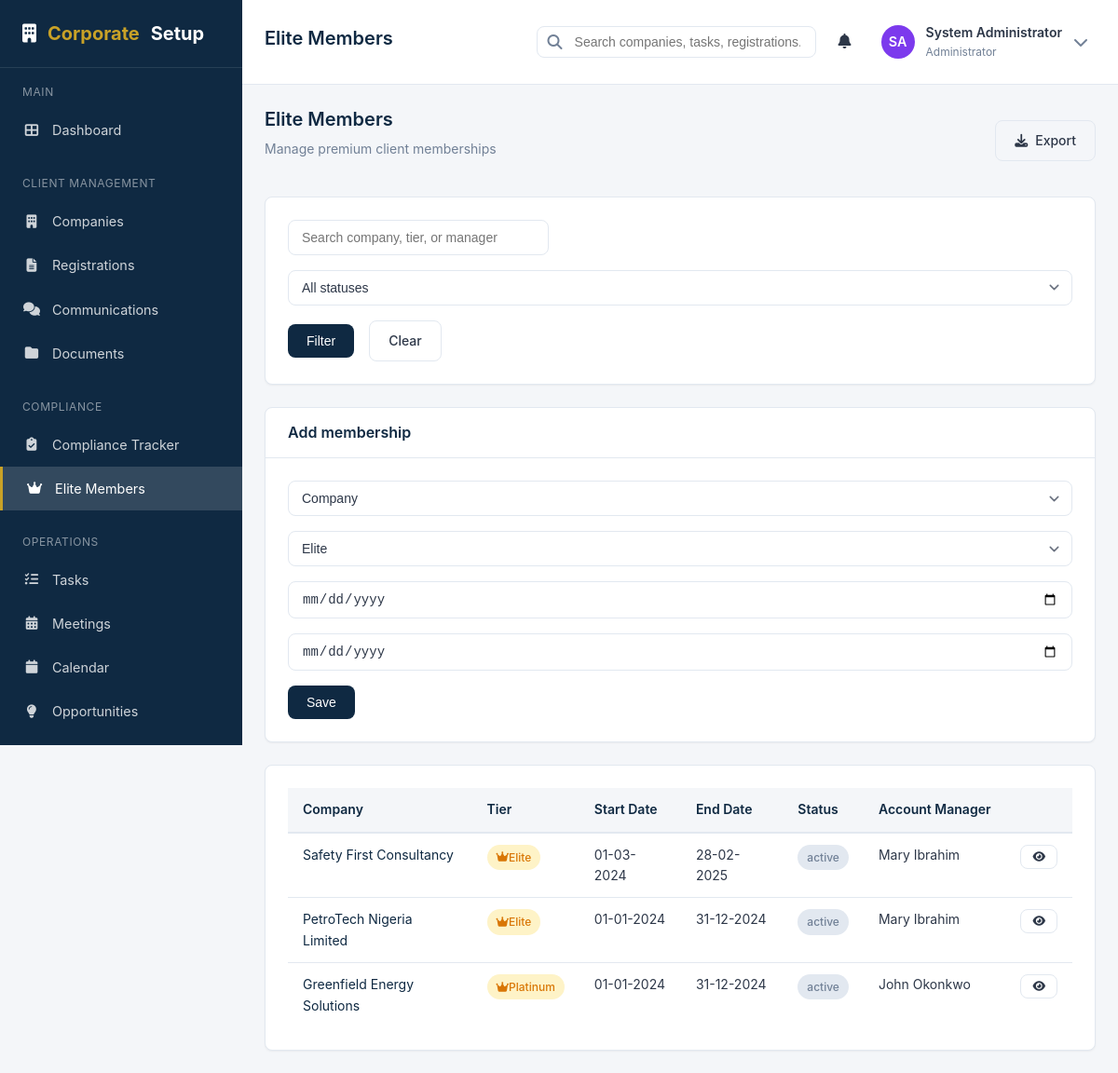
Screenshot of /elite.php (signed in) with the database file from the repository.
### tables this page shows
CREATE TABLE IF NOT EXISTS `users` (
    `id` INT AUTO_INCREMENT PRIMARY KEY,
    `employee_id` VARCHAR(20) UNIQUE,
    `name` VARCHAR(100) NOT NULL,
    `email` VARCHAR(100) NOT NULL UNIQUE,
    `password` VARCHAR(255) NOT NULL,
    `phone` VARCHAR(20),
    `avatar` VARCHAR(255),
    `role_id` INT NOT NULL,
    `department_id` INT,
    `position` VARCHAR(100),
    `status` ENUM('active', 'inactive', 'suspended') DEFAULT 'active',
    `login_attempts` INT DEFAULT 0,
    `locked_until` DATETIME NULL,
    `last_login` DATETIME,
    `email_verified` TINYINT(1) DEFAULT 0,
    `must_change_password` TINYINT(1) DEFAULT 0,
    `created_at` TIMESTAMP DEFAULT CURRENT_TIMESTAMP,
    `updated_at` TIMESTAMP DEFAULT CURRENT_TIMESTAMP ON UPDATE CURRENT_TIMESTAMP,
    FOREIGN KEY (`role_id`) REFERENCES `roles`(`id`) ON DELETE NO ACTION,
    FOREIGN KEY (`department_id`) REFERENCES `departments`(`id`) ON DELETE SET NULL
);

CREATE TABLE IF NOT EXISTS `roles` (
    `id` INT AUTO_INCREMENT PRIMARY KEY,
    `name` VARCHAR(50) NOT NULL UNIQUE,
    `display_name` VARCHAR(100) NOT NULL,
    `description` TEXT,
    `permissions` JSON,
    `is_system` TINYINT(1) DEFAULT 0,
    `created_at` TIMESTAMP DEFAULT CURRENT_TIMESTAMP,
    `updated_at` TIMESTAMP DEFAULT CURRENT_TIMESTAMP ON UPDATE CURRENT_TIMESTAMP
);

CREATE TABLE IF NOT EXISTS `elite_members` (
    `id` INT AUTO_INCREMENT PRIMARY KEY,
    `company_id` INT NOT NULL,
    `membership_tier` ENUM('basic', 'premium', 'elite', 'platinum') DEFAULT 'elite',
    `membership_start_date` DATE NOT NULL,
    `membership_end_date` DATE,
    `status` ENUM('active', 'expired', 'suspended', 'cancelled') DEFAULT 'active',
    `benefits` JSON,
    `assigned_account_manager` INT,
    `notes` TEXT,
    `last_login` DATETIME,
    `login_count` INT DEFAULT 0,
    `created_at` TIMESTAMP DEFAULT CURRENT_TIMESTAMP,
    `updated_at` TIMESTAMP DEFAULT CURRENT_TIMESTAMP ON UPDATE CURRENT_TIMESTAMP,
    FOREIGN KEY (`company_id`) REFERENCES `companies`(`id`) ON DELETE CASCADE,
    FOREIGN KEY (`assigned_account_manager`) REFERENCES `users`(`id`) ON DELETE SET NULL,
    INDEX `idx_elite_status` (`status`),
    INDEX `idx_elite_company` (`company_id`),
    UNIQUE KEY `uq_elite_company_start` (`company_id`, `membership_start_date`)
);

CREATE TABLE IF NOT EXISTS `companies` (
    `id` INT AUTO_INCREMENT PRIMARY KEY,
    `company_name` VARCHAR(200) NOT NULL,
    `rc_number` VARCHAR(50),
    `industry_id` INT,
    `address` TEXT,
    `city` VARCHAR(100),
    `state` VARCHAR(100),
    `country_id` INT,
    `website` VARCHAR(255),
    `phone` VARCHAR(50),
    `email` VARCHAR(100),
    `contact_person` VARCHAR(100),
    `contact_position` VARCHAR(100),
    `contact_phone` VARCHAR(20),
    `contact_email` VARCHAR(100),
    `status` ENUM('prospect', 'active', 'inactive', 'churned') DEFAULT 'prospect',
    `subscription_status` ENUM('free', 'basic', 'premium', 'elite') DEFAULT 'free',
    `subscription_start_date` DATE,
    `subscription_end_date` DATE,
    `assigned_staff_id` INT,
    `client_since` DATE,
    `notes` TEXT,
    `is_elite` TINYINT(1) DEFAULT 0,
    `created_by` INT,
    `created_at` TIMESTAMP DEFAULT CURRENT_TIMESTAMP,
    `updated_at` TIMESTAMP DEFAULT CURRENT_TIMESTAMP ON UPDATE CURRENT_TIMESTAMP,
    FOREIGN KEY (`industry_id`) REFERENCES `industries`(`id`) ON DELETE SET NULL,
    FOREIGN KEY (`country_id`) REFERENCES `countries`(`id`) ON DELETE SET NULL,
    FOREIGN KEY (`assigned_staff_id`) REFERENCES `users`(`id`) ON DELETE SET NULL,
    FOREIGN KEY (`created_by`) REFERENCES `users`(`id`) ON DELETE SET NULL,
    INDEX `idx_company_status` (`status`),
    INDEX `idx_company_subscription` (`subscription_status`),
    INDEX `idx_company_assigned` (`assigned_staff_id`),
    UNIQUE KEY `uq_company_rc_number` (`rc_number`)
);

### views/elite/index.php (the view, shortened to what the rows shown need)
<div class="page-header">
    <div>
        <h1 class="page-title">Elite Members</h1>
    </div>
</div>
<div class="card">
    <div class="card-body p-0">
        <div class="table-container">
            <table class="table">
                <thead>
                    <tr><th>Company</th><th>Tier</th><th>Start Date</th><th>End Date</th><th>Status</th><th>Account Manager</th><th></th></tr>
                </thead>
                <tbody>
                    <?php if (empty($members)): ?>
                        <tr><td colspan="7"><div class="empty-state"><i class="fas fa-crown"></i><h3>No Elite Members</h3></div></td></tr>
                    <?php else: ?>
                        <?php foreach ($members as $m): ?>
                            <tr>
                                <td>
                                    <?php if (!empty($m['company_name'])): ?>
                                        <a href="companies.php?action=view&id=<?= (int) $m['company_id'] ?>"><?= sanitize($m['company_name']) ?></a>
                                    <?php else: ?>
                                        Unknown company
                                    <?php endif; ?>
                                </td>
                                <td><span class="badge badge-warning"><i class="fas fa-crown"></i> <?= ucwords(str_replace('_', ' ', (string) $m['membership_tier'])) ?></span></td>
                                <td><?= formatDate($m['membership_start_date']) ?></td>
                                <td><?= formatDate($m['membership_end_date']) ?></td>
                                <td><?= getStatusBadge($m['status']) ?></td>
                                <td><?= !empty($m['account_manager']) ? sanitize($m['account_manager']) : '-' ?></td>
                                <td>
                                    <?php if (!empty($m['company_id']) && !empty($m['company_name'])): ?>
                                        <a href="companies.php?action=view&id=<?= (int) $m['company_id'] ?>" class="btn btn-sm btn-outline"><i class="fas fa-eye"></i></a>
                                    <?php endif; ?>
                                </td>
                            </tr>
                        <?php endforeach; ?>
                    <?php endif; ?>
                </tbody>
            </table>
        </div>
    </div>
</div>

### includes/functions.php (shortened to what the rows shown need)
<?php
function eliteMembershipWhere($search, $status) {
    $where = ['1=1'];
    $params = [];
    $search = trim((string) $search);
    $status = trim((string) $status);
    return [implode(' AND ', $where), $params];
}
function sanitize($input) {
    return htmlspecialchars(trim($input), ENT_QUOTES, 'UTF-8');
}
function paginate($totalRecords, $currentPage, $perPage = 20) {
    $totalPages = ceil($totalRecords / $perPage);
    $currentPage = max(1, min($currentPage, $totalPages));
    $offset = ($currentPage - 1) * $perPage;
    return [
        'total_records' => $totalRecords,
        'total_pages' => $totalPages,
        'current_page' => $currentPage,
        'per_page' => $perPage,
        'offset' => $offset,
        'has_prev' => $currentPage > 1,
        'has_next' => $currentPage < $totalPages
    ];
}
function formatDate($date, $format = DATE_FORMAT) {
    return date($format, strtotime($date));
}
function getStatusBadge($status) {
    $badges = [
        'active' => '<span class="badge badge-success">Active</span>',
        'inactive' => '<span class="badge badge-secondary">Inactive</span>',
        'pending' => '<span class="badge badge-warning">Pending</span>',
        'completed' => '<span class="badge badge-success">Completed</span>',
        'expired' => '<span class="badge badge-danger">Expired</span>',
        'submitted' => '<span class="badge badge-info">Submitted</span>',
        'approved' => '<span class="badge badge-success">Approved</span>',
        'rejected' => '<span class="badge badge-danger">Rejected</span>',
        'awaiting_client' => '<span class="badge badge-warning">Awaiting Client</span>',
        'awaiting_regulator' => '<span class="badge badge-info">Awaiting Regulator</span>',
        'new' => '<span class="badge badge-primary">New</span>',
        'in_progress' => '<span class="badge badge-info">In Progress</span>',
        'overdue' => '<span class="badge badge-danger">Overdue</span>',
    ];
    $status = strtolower(str_replace(' ', '_', $status));
    return $badges[$status] ?? '<span class="badge badge-secondary">' . sanitize($status) . '</span>';
}
function refreshSessionPermissions(): void
{
    try {
        $db = Database::getInstance();
        $row = $db->fetch(
            "SELECT u.email, u.name, u.avatar, u.status, u.must_change_password, d.name as department_name, d.id as department_id,
                    r.name as role_name, r.permissions
             FROM users u
             JOIN roles r ON u.role_id = r.id
             LEFT JOIN departments d ON u.department_id = d.id
             WHERE u.id = ?",
            [$_SESSION['user_id']]
        );
    } catch (Exception $e) {
        error_log('Failed to refresh session permissions: ' . $e->getMessage());
    }
}
function checkPermission($permission) {
    static $loadedForRequest = false;
    if (!$loadedForRequest) {
        refreshSessionPermissions();
    }
    $role = $_SESSION['user_role'];
    $permissions = $_SESSION['permissions'];
    if ($role === 'Administrator') {
        return true;
    }
    return in_array($permission, $permissions, true);
}
function requirePermission($permission) {
    if (!checkPermission($permission)) {
        http_response_code(403);
        require __DIR__ . '/../views/errors/403.php';
        exit();
    }
}
function getCurrentUser() {
    return [
        'id' => $_SESSION['user_id'],
        'name' => $_SESSION['user_name'],
        'email' => $_SESSION['user_email'],
        'role' => $_SESSION['user_role'],
        'department' => $_SESSION['user_department'],
        'avatar' => $_SESSION['user_avatar'] ?? null,
        'status' => $_SESSION['user_status'] ?? 'active',
        'must_change_password' => (int) ($_SESSION['must_change_password'] ?? 0)
    ];
}

### views/layouts/app.php (shortened to what the rows shown need)
<?php
$user = getCurrentUser();
?>
<!DOCTYPE html>
<html lang="en">
<head>
    <link rel="stylesheet" href="assets/css/style.css">
    <link rel="stylesheet" href="https://cdnjs.cloudflare.com/ajax/libs/font-awesome/6.4.0/css/all.min.css">
</head>
<body>
    <div class="app-wrapper">
        <main class="main-content">
            <header class="header">
                <div class="header-left">
                    <?= $pageTitle ? '<h1 class="page-title">' . sanitize($pageTitle) . '</h1>' : '' ?>
                </div>
                <div class="header-right">
                    <div class="dropdown">
                        <div class="user-menu" id="userMenuTrigger">
                            <?= generateAvatar($user['name'], 36, $user['avatar'] ?? null) ?>
                            <div class="user-info">
                                <div class="user-name"><?= sanitize($user['name']) ?></div>
                                <div class="user-role"><?= sanitize($user['role']) ?></div>
                            </div>
                            <i class="fas fa-chevron-down" style="color: var(--dark-grey);"></i>
                        </div>
                    </div>
                </div>
            </header>
            <div class="page-content">
                <?= $content ?? '' ?>
            </div>
        </main>
    </div>
</body>
</html>

### helpers/formatters.php (shortened to what the rows shown need)
<?php
function getInitials($name) {
    $words = explode(' ', trim($name));
    $initials = '';
    foreach ($words as $word) {
        if (!empty($word)) {
            $initials .= strtoupper(substr($word, 0, 1));
        }
        if (strlen($initials) >= 2) break;
    }
    return $initials ?: 'NA';
}
function getAvatarColor($name) {
    $colors = [
        '#2563eb', '#059669', '#d97706', '#dc2626',
        '#7c3aed', '#0891b2', '#c2410c', '#be185d'
    ];
    $hash = 0;
    for ($i = 0; $i < strlen($name); $i++) {
        $hash = ord($name[$i]) + (($hash << 5) - $hash);
    }
    return $colors[abs($hash) % count($colors)];
}
function generateAvatar($name, $size = 40, $avatarPath = null) {
    $initials = getInitials($name);
    $color = getAvatarColor($name);
    return '<div class="avatar" style="width:' . $size . 'px;height:' . $size . 'px;background-color:' . $color . ';font-size:' . ($size * 0.4) . 'px;">' . $initials . '</div>';
}

### rows the page displays
users: name "SA", name "System Administrator", role.name "Administrator"
elite_members: company.company_name "Safety First Consultancy", membership_tier "Elite", membership_start_date "01-03-2024", membership_end_date "28-02-2025", status "active", assigned_account_manager.name "Mary Ibrahim"
elite_members: company.company_name "PetroTech Nigeria Limited", membership_tier "Elite", membership_start_date "01-01-2024", membership_end_date "31-12-2024", status "active", assigned_account_manager.name "Mary Ibrahim"
elite_members: company.company_name "Greenfield Energy Solutions", membership_tier "Platinum", membership_start_date "01-01-2024", membership_end_date "31-12-2024", status "active", assigned_account_manager.name "John Okonkwo"

### other values shown
$pageTitle "Elite Members"
form field membership_tier "Elite"
